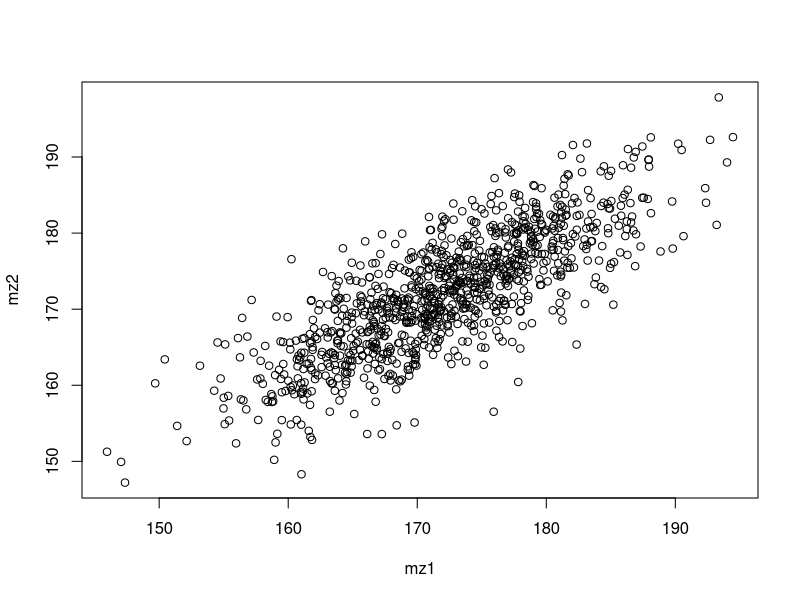
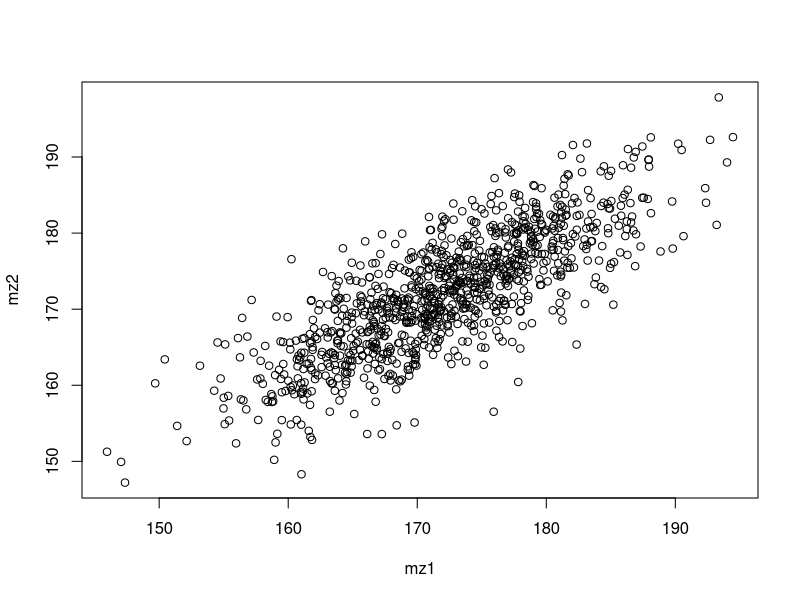

These charts were generated, in order, by the following R code: (Note: this script raises an error after producing the figures.)
#Twin data simulation

#Parameters
h2 <- 0.7
c <- 0.1
mean_val <- 172
sd_val <- 8
n_sample <- 1000

#Simulating mz twins
mz_g <- rnorm(n_sample,0,sqrt(h2))
mz_c <- rnorm(n_sample,0,sqrt(c))
mz_e1 <- rnorm(n_sample,0,sqrt(1-h2-c))
mz_e2 <- rnorm(n_sample,0,sqrt(1-h2-c))
mz1 <-mz_g+mz_c+mz_e1
mz2 <-mz_g+mz_c+mz_e2
cor(mz1,mz2) # Should equal shared variance
mz1 <- sd_val*mz1+mean_val
mz2 <- sd_val*mz2+mean_val
plot(mz1,mz2)


#Simulating dz twins
dz_gs <- rnorm(n_sample,0,sqrt(0.5*h2))
dz_g1 <- rnorm(n_sample,0,sqrt(0.5*h2))
dz_g2 <- rnorm(n_sample,0,sqrt(0.5*h2))
dz_c <- rnorm(n_sample,0,sqrt(c))
dz_e1 <- rnorm(n_sample,0,sqrt(1-h2-c))
dz_e2 <- rnorm(n_sample,0,sqrt(1-h2-c))
dz1 <-dz_gs+dz_g1+dz_c+dz_e1
dz2 <-dz_gs+dz_g2+dz_c+dz_e2
cor(dz1,dz2) # Should equal shared variance
dz1 <- sd_val*dz1+mean_val
dz2 <- sd_val*dz2+mean_val
plot(mz1,mz2)

d <-data.frame(mz1,mz2,dz1,dz2)

write.csv(d,'~/REPOS/atig2022/data/twin_data.csv')

#Falconer's equation
2*(cor(mz1,mz2)-cor(dz1,dz2))

